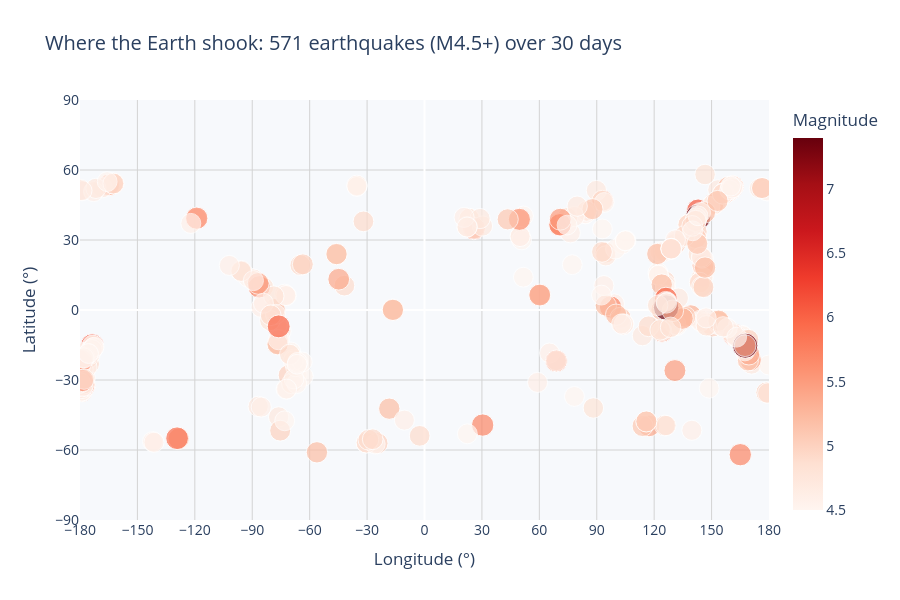

Notebook cell for this chart:
### Markdown cell above
### 5.1 The main map: every earthquake from the past 30 days

This is the central interactive figure on the article. Every dot is one earthquake. The color gets darker red the stronger the quake, and the dot size gets bigger too. Readers can hover any dot for the exact time, location, depth, and magnitude.

**A few things we want to flag about how we made this plot:**

- **We used a flat lon/lat scatter instead of a real map projection.** Most public earthquake maps put the dots on a globe or a Mercator map. We considered that, but each row in our data is just a single point event, and a flat scatter lets readers click on individual quakes without the projection distorting how dense the clusters look. So this is a deliberate choice, not the most "professional-looking" option, but the one that's easiest to read.
- **Color uses a sequential `Reds` scale.** Magnitude only goes one direction (higher = stronger), so a sequential scale is the right choice. Red is also what most USGS publications use for seismic intensity, so it should feel familiar.
- **Both color and size encode magnitude.** This is technically redundant, but doubling up makes the strong earthquakes jump out without the reader having to squint at the legend.

### Code cell
fig_map_plotly = px.scatter(
    quakes,
    x="longitude",
    y="latitude",
    color="mag",
    color_continuous_scale="Reds",
    size="mag",
    size_max=18,
    hover_data={
        "place": True,
        "mag": ":.1f",
        "depth": ":.1f",
        "time": "|%Y-%m-%d %H:%M",
        "longitude": ":.2f",
        "latitude": ":.2f",
    },
    labels={
        "longitude": "Longitude (°)",
        "latitude": "Latitude (°)",
        "mag": "Magnitude",
        "depth": "Depth (km)",
        "time": "Time (UTC)",
        "place": "Location",
    },
    title="Where the Earth shook: 571 earthquakes (M4.5+) over 30 days",
)

fig_map_plotly.update_layout(
    height=600,
    xaxis=dict(range=[-180, 180], dtick=30, gridcolor="lightgray"),
    yaxis=dict(range=[-90, 90], dtick=30, gridcolor="lightgray"),
    title_font_size=20,
    font=dict(size=14),
    plot_bgcolor="#f7f9fc",
)

fig_map_plotly.show()

### Figure 1 — Plotly figure (JSON) as saved in the notebook; plotly's stock layout.template omitted (floating-point values rounded to 4 significant figures; data arrays with more than 128 entries replaced by an {"elided": "..."} marker saying what was removed)
{"data": [{"customdata": {"elided": "571x4 mixed values"}, "hovertemplate": "Longitude (°)=%{x:.2f}<br>Latitude (°)=%{y:.2f}<br>Magnitude=%{marker.color:.1f}<br>Location=%{customdata[0]}<br>Depth (km)=%{customdata[2]:.1f}<br>Time (UTC)=%{customdata[3]|%Y-%m-%d %H:%M}<extra></extra>", "legendgroup": "", "marker": {"color": {"elided": "571 float values"}, "coloraxis": "coloraxis", "size": {"elided": "571 float values"}, "sizemode": "area", "sizeref": 0.02284, "symbol": "circle"}, "mode": "markers", "name": "", "orientation": "v", "showlegend": false, "type": "scatter", "x": {"elided": "571 float values"}, "xaxis": "x", "y": {"elided": "571 float values"}, "yaxis": "y"}], "layout": {"coloraxis": {"colorbar": {"title": {"text": "Magnitude"}}, "colorscale": [[0, "rgb(255,245,240)"], [0.125, "rgb(254,224,210)"], [0.25, "rgb(252,187,161)"], [0.375, "rgb(252,146,114)"], [0.5, "rgb(251,106,74)"], [0.625, "rgb(239,59,44)"], [0.75, "rgb(203,24,29)"], [0.875, "rgb(165,15,21)"], [1, "rgb(103,0,13)"]]}, "font": {"size": 14}, "height": 600, "legend": {"itemsizing": "constant", "tracegroupgap": 0}, "plot_bgcolor": "#f7f9fc", "title": {"font": {"size": 20}, "text": "Where the Earth shook: 571 earthquakes (M4.5+) over 30 days"}, "xaxis": {"anchor": "y", "domain": [0, 1], "dtick": 30, "gridcolor": "lightgray", "range": [-180, 180], "title": {"text": "Longitude (°)"}}, "yaxis": {"anchor": "x", "domain": [0, 1], "dtick": 30, "gridcolor": "lightgray", "range": [-90, 90], "title": {"text": "Latitude (°)"}}}}
